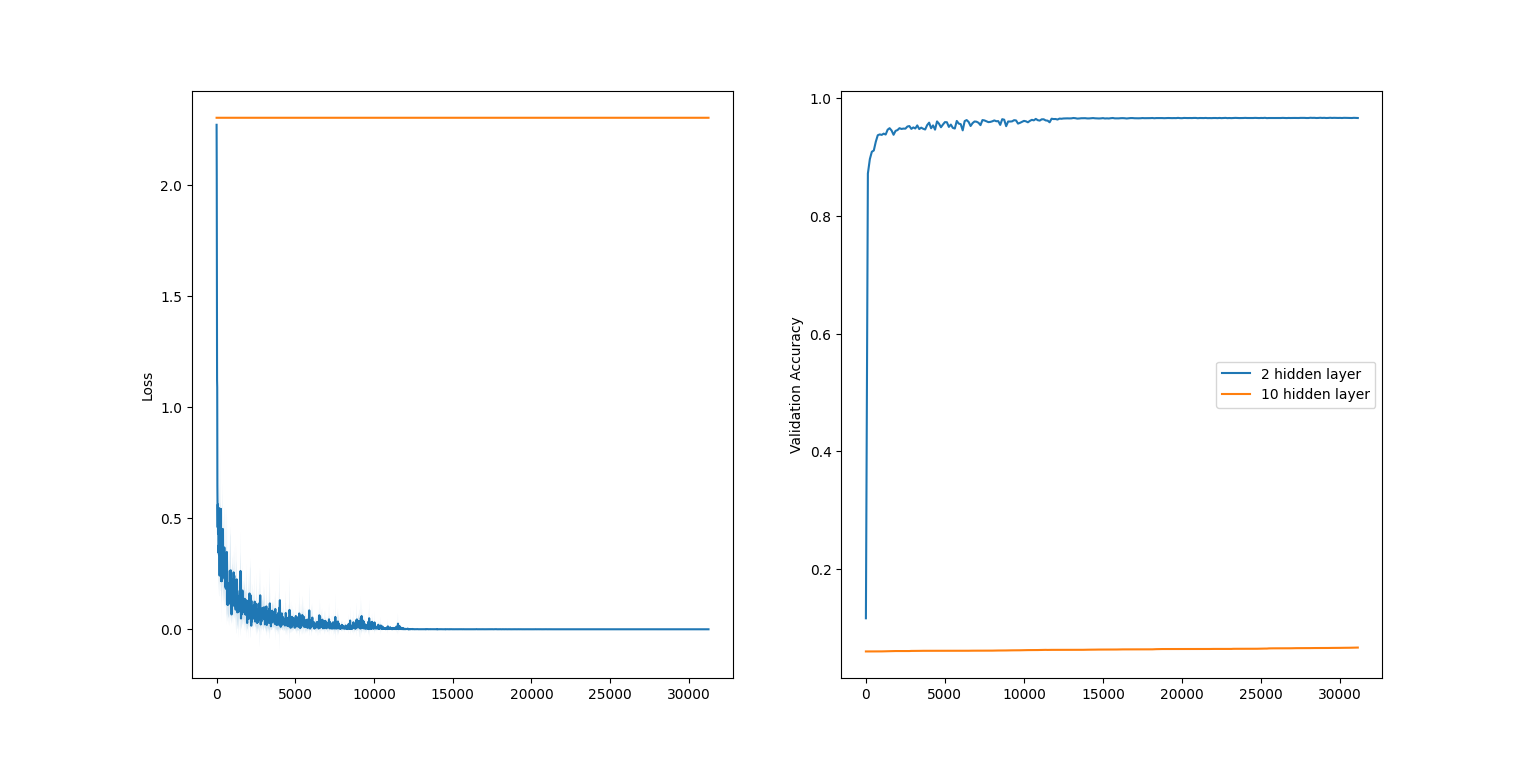

Source code (Python):
import numpy as np

import utils
import matplotlib.pyplot as plt
from task2a import pre_process_images, one_hot_encode, SoftmaxModel
from task2 import SoftmaxTrainer


if __name__ == "__main__":
    # hyperparameters DO NOT CHANGE IF NOT SPECIFIED IN ASSIGNMENT TEXT
    num_epochs = 50
    learning_rate = .1
    batch_size = 32
    neurons_per_layer = [64, 10]
    momentum_gamma = .9  # Task 3 hyperparameter
    shuffle_data = True

    use_improved_sigmoid = True
    use_improved_weight_init = True
    use_momentum = True

    # Load dataset
    X_train, Y_train, X_val, Y_val = utils.load_full_mnist()
    X_train = pre_process_images(X_train)
    X_val = pre_process_images(X_val)
    Y_train = one_hot_encode(Y_train, 10)
    Y_val = one_hot_encode(Y_val, 10)

    # Task 4d   -   2 hidden layers
    neurons_per_layer = [60, 60, 10]

    # model4d = SoftmaxModel(
    #     neurons_per_layer,
    #     use_improved_sigmoid,
    #     use_improved_weight_init)
    # trainer4d = SoftmaxTrainer(
    #     momentum_gamma, use_momentum,
    #     model4d, learning_rate, batch_size, shuffle_data,
    #     X_train, Y_train, X_val, Y_val,
    # )
    # train_history4d, val_history4d = trainer4d.train(num_epochs)
    #
    # np.save("model_task4d_train.npy", train_history4d)
    # np.save("model_task4d_val.npy", val_history4d)
    train_history4d = np.load("model_task4d_train.npy", allow_pickle=True)[()]
    val_history4d = np.load("model_task4d_val.npy", allow_pickle=True)[()]

    # Example created for comparing with and without shuffling.
    # For comparison, show all loss/accuracy curves in the same plot
    # YOU CAN DELETE EVERYTHING BELOW!

    # Task 4e   -   10 hidden layers
    neurons_per_layer = [64,]*10+[10,]

    # model4e = SoftmaxModel(
    #     neurons_per_layer,
    #     use_improved_sigmoid,
    #     use_improved_weight_init)
    # trainer4e = SoftmaxTrainer(
    #     momentum_gamma, use_momentum,
    #     model4e, learning_rate, batch_size, shuffle_data,
    #     X_train, Y_train, X_val, Y_val,
    # )
    # train_history4e, val_history4e = trainer4e.train(num_epochs)
    #
    # np.save("model_task4e_train.npy", train_history4e)
    # np.save("model_task4e_val.npy", val_history4e)
    train_history4e = np.load("model_task4e_train.npy", allow_pickle=True)[()]
    val_history4e = np.load("model_task4e_val.npy", allow_pickle=True)[()]

    plt.figure()
    plt.subplot(1, 2, 1)
    utils.plot_loss(train_history4d["loss"],
                    "2 hidden layer", npoints_to_average=10)
    utils.plot_loss(
        train_history4e["loss"], "hidden num: 128", npoints_to_average=10)
    # plt.ylim([0, .4])
    plt.ylabel("Loss")

    plt.subplot(1, 2, 2)
    # plt.ylim([0.87, 1])
    utils.plot_loss(val_history4d["accuracy"], "2 hidden layer")
    utils.plot_loss(val_history4e["accuracy"], "10 hidden layer")
    plt.ylabel("Validation Accuracy")
    plt.legend()
    plt.savefig('task4de.png')
    plt.show()
